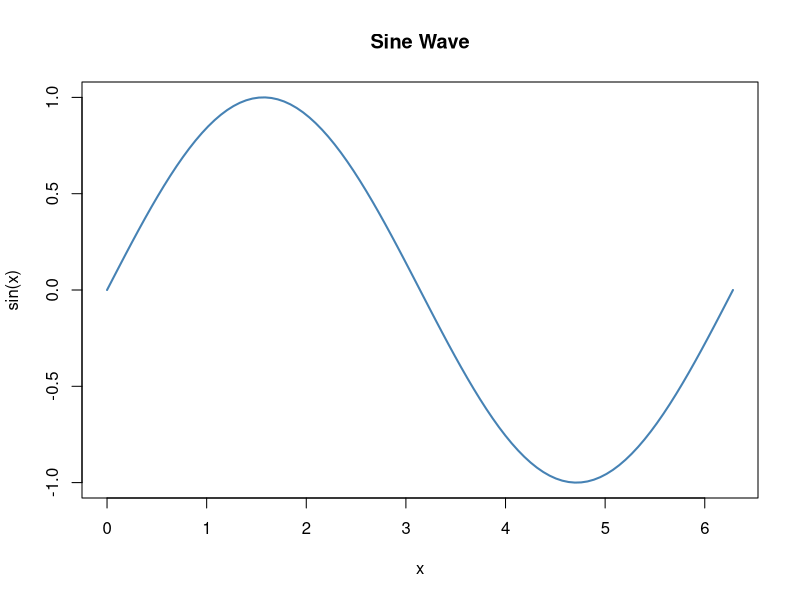

This figure's R source:
# Generate some data
x <- seq(0, 2 * pi, length.out = 100)
y <- sin(x)

# Plot
plot(x, y,
  type = "l",
  col = "steelblue",
  lwd = 2,
  main = "Sine Wave",
  xlab = "x",
  ylab = "sin(x)"
)
